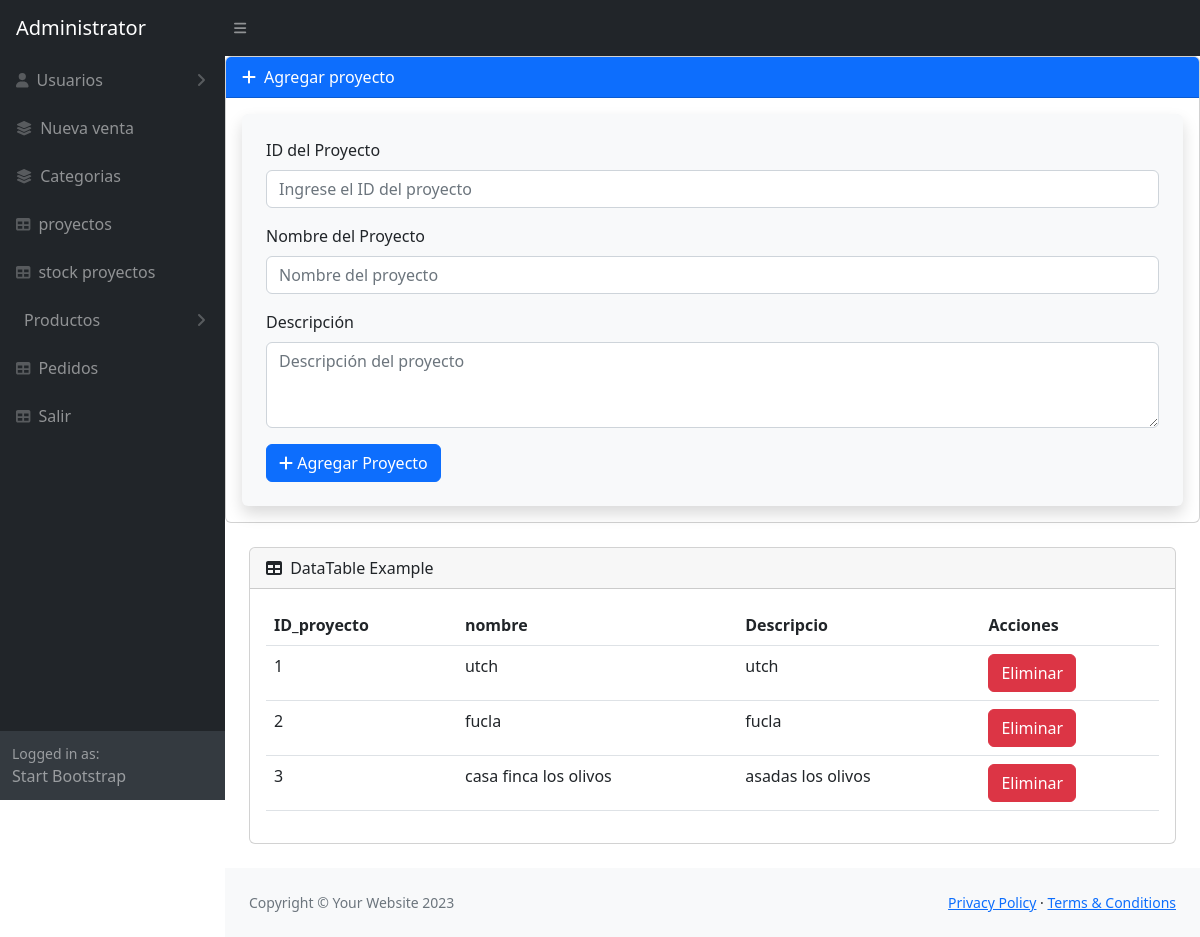
The page /admin/proyectos.php (signed in) on the database its author committed.
### tables this page shows
CREATE TABLE `proyectos` (
  `id_proyecto` int(11) NOT NULL,
  `nombre` varchar(150) NOT NULL,
  `descripcion` text DEFAULT NULL
);

### admin/proyectos.php (the view, shortened to what this page needs)
<?php
include("./conexion.php");
?>
<!DOCTYPE html>
<html lang="en">
<head>
    <link href="https://cdn.jsdelivr.net/npm/simple-datatables@7.1.2/dist/style.min.css" rel="stylesheet" />
    <link href="../assets/css/styles2.css" rel="stylesheet" />
</head>
<body class="sb-nav-fixed">
    <nav class="sb-topnav navbar navbar-expand navbar-dark bg-dark">
        <a class="navbar-brand ps-3" href="./admin.php">Administrator</a>
        <button class="btn btn-link btn-sm order-1 order-lg-0 me-4 me-lg-0" id="sidebarToggle" href="#!"><i class="fas fa-bars"></i></button>
    </nav>
    <div id="layoutSidenav">
        <?php include("./nav.php"); ?>
        <div id="layoutSidenav_content">
            <main>
                <div class="card mb-4">
                    <div class="card-header bg-primary text-white">
                        <i class="fas fa-plus me-2"></i>Agregar proyecto
                    </div>
                    <div class="card-body">
                        <form method="POST" enctype="multipart/form-data" class="container p-4 bg-light rounded shadow">
                            <div class="mb-3">
                                <label for="id_proyecto" class="form-label">ID del Proyecto</label>
                                <input type="number" class="form-control" id="id_proyecto" name="id_proyecto" placeholder="Ingrese el ID del proyecto" required>
                            </div>
                            <div class="mb-3">
                                <label for="nombre" class="form-label">Nombre del Proyecto</label>
                                <input type="text" class="form-control" id="nombre" name="nombre" placeholder="Nombre del proyecto" required>
                            </div>
                            <div class="mb-3">
                                <label for="descripcion" class="form-label">Descripción</label>
                                <textarea class="form-control" id="descripcion" name="descripcion" rows="3" placeholder="Descripción del proyecto" required></textarea>
                            </div>
                            <button type="submit" name="agregar" class="btn btn-primary">
                                <i class="fas fa-plus"></i> Agregar Proyecto
                            </button>
                        </form>
                    </div>
                </div>
                <div class="container-fluid px-4">
                    <div class="card mb-4">
                        <div class="card-header">
                            <i class="fas fa-table me-1"></i>
                            DataTable Example
                        </div>
                        <div class="card-body">
                            <table class="table">
                                <thead>
                                    <tr>
                                        <th scope="col">ID_proyecto</th>
                                        <th scope="col">nombre</th>
                                        <th scope="col">Descripcio</th>
                                        <th scope="col">Acciones</th>
                                    </tr>
                                </thead>
                                <tbody>
                                    <?php
                                    $query = "SELECT * FROM proyectos";
                                    $result = $conexion->query($query);
                                    if ($result->num_rows > 0):
                                        while ($row = $result->fetch_assoc()):
                                    ?>
                                            <tr>
                                                <td><?= htmlspecialchars($row['id_proyecto']) ?></td>
                                                <td><?= htmlspecialchars($row['nombre']) ?></td>
                                                <td><?= htmlspecialchars($row['descripcion']) ?></td>
                                                <td>
                                                    <a href="proyectos.php?eliminar=<?= $row['id_proyecto'] ?>" class="btn btn-danger" onclick="return confirm('¿Estás seguro de eliminar este proyecto?');">Eliminar</a>
                                                </td>
                                            </tr>
                                        <?php
                                        endwhile;
                                    else:
                                        ?>
                                        <tr>
                                            <td colspan="4" class="text-center">No hay proyectos registrados.</td>
                                        </tr>
                                    <?php endif; ?>
                                </tbody>
                            </table>
                        </div>
                    </div>
                </div>
            </main>
            <footer class="py-4 bg-light mt-auto">
                <div class="container-fluid px-4">
                    <div class="d-flex align-items-center justify-content-between small">
                        <div class="text-muted">Copyright &copy; Your Website 2023</div>
                        <div>
                            <a href="#">Privacy Policy</a>
                            &middot;
                            <a href="#">Terms &amp; Conditions</a>
                        </div>
                    </div>
                </div>
            </footer>
        </div>
    </div>
</body>
</html>

### rows shown on the page
proyectos: id_proyecto "1", nombre "utch", descripcion "utch"
proyectos: id_proyecto "2", nombre "fucla", descripcion "fucla"
proyectos: id_proyecto "3", nombre "casa finca los olivos", descripcion "asadas los olivos"
